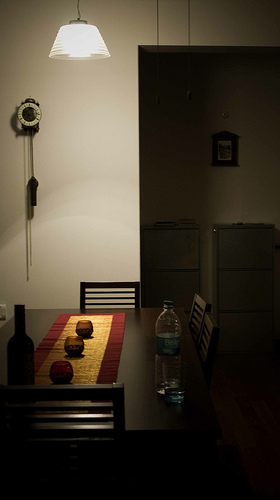
#> input picture 2015_01415.jpg, 280 x 500 px
$ python entropy.py
#> lines starting #> are read from the running program, lines starting #| are printed output that depends on the picture
import cv2
import numpy as np
import glob
# import csv
import os
from image_enhancement import image_enhancement
import skimage.measure


def calcEntropy(img):
    entropy = []

    hist = cv2.calcHist([img], [0], None, [256], [0, 255])
    total_pixel = img.shape[0] * img.shape[1]

    for item in hist:
        probability = item / total_pixel
        if probability == 0:
            en = 0
        else:
            en = -1 * probability * (np.log(probability) / np.log(2))
        entropy.append(en)

    sum_en = np.sum(entropy)
    return sum_en


if __name__ == '__main__':
    path_list = []
    folder = 'D:\Android_Projects\ExDarkImages\Entropy-images'

    names_list = []
    for f in glob.glob(folder + '/*.jpg'):
        names_list.append(os.path.split(f)[-1])
    # print(names_list)

    for f in glob.glob(folder + '/*.jpg'):
        path_list.append(f)

    read_images = []
    for image in path_list:
        read_images.append(cv2.imread(image))

    for image in read_images:
        entropy1 = calcEntropy(image)
        ie = image_enhancement.IE(image, color_space='HSV')
        result = ie.MMBEBHE()
        entropy2 = calcEntropy(result)
        print(entropy1, entropy2)
    image = cv2.imread("2015_01415.jpg", cv2.IMREAD_GRAYSCALE)
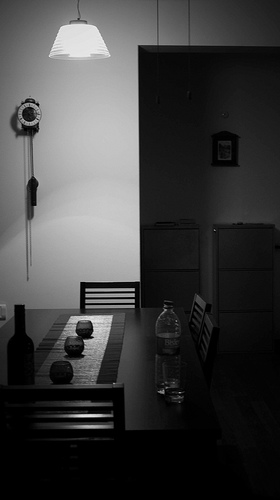
#> image: shape (500, 280); min 0, max 246, mean 62.6
    entropy1 = calcEntropy(image)
#> in calcEntropy, `hist = cv2.calcHist([img], [0], None, [256], [0, 255])`: hist = 256 values, max 19585 at index 0, min 0 at index 241, mean 546.9
#> the loop in calcEntropy, `for item in hist:` made 256 passes
#> (item, probability, en) on passes 1 to 12: ([19585], [0.14], [0.397]), ([2012], [0.0144], [0.088]), ([1730], [0.0124], [0.0783]), ([1348], [0.00963], [0.0645]), ([2808], [0.0201], [0.113]), ([2148], [0.0153], [0.0925]), ([1927], [0.0138], [0.0851]), ([1117], [0.00798], [0.0556]), ([1669], [0.0119], [0.0762]), ([2127], [0.0152], [0.0918]), ([1977], [0.0141], [0.0868]), ([1941], [0.0139], [0.0856])
#> en on passes 61 to 66: [0.0165], [0.0137], [0.0161], [0.0185], [0.0183], [0.0167]
#> after the loop in calcEntropy, `for item in hist:`: entropy = 256 items, first 6: [0.397], [0.088], [0.0783], [0.0645], [0.113], [0.0925]
#> (the run stopped early here; a loop or call above may not have finished)

$ run again, with Bottle.jpg copied over 2015_01415.jpg
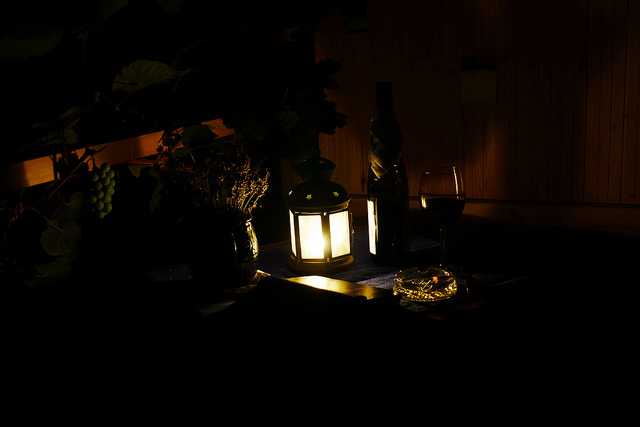
#> input picture Bottle.jpg, 640 x 427 px
#> `image = cv2.imread("2015_01415.jpg", cv2.IMREAD_GRAYSCALE)`:
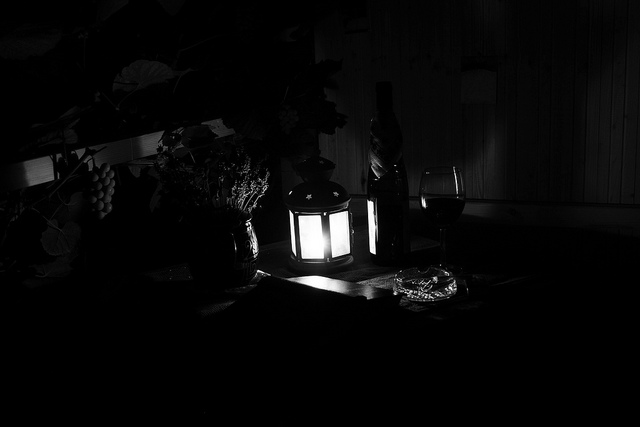
#> image: shape (427, 640); min 0, max 255, mean 7.8
#> hist = 256 values, max 140595 at index 0, min 0 at index 255, mean 1066.4
#> the loop in calcEntropy, `for item in hist:` made 256 passes
#> (item, probability, en) on passes 1 to 8: ([140595], [0.514], [0.493]), ([19695], [0.0721], [0.273]), ([8019], [0.0293], [0.149]), ([8618], [0.0315], [0.157]), ([11280], [0.0413], [0.19]), ([8832], [0.0323], [0.16]), ([8198], [0.03], [0.152]), ([11349], [0.0415], [0.191])
#> after the loop in calcEntropy, `for item in hist:`: entropy = 256 items, first 6: [0.493], [0.273], [0.149], [0.157], [0.19], [0.16]

$ run again, with boat.jpg copied over 2015_01415.jpg
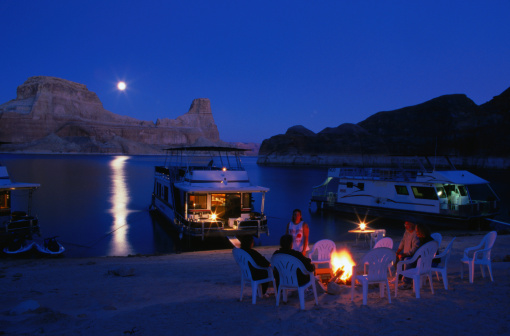
#> input picture boat.jpg, 510 x 336 px
#> `image = cv2.imread("2015_01415.jpg", cv2.IMREAD_GRAYSCALE)`:
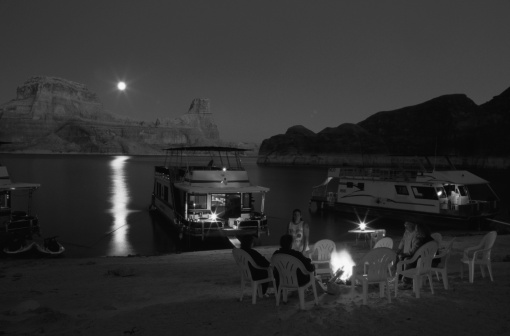
#> image: shape (336, 510); min 3, max 250, mean 46.6
#> hist = 256 values, max 7346 at index 61, min 0 at index 0, mean 669.4
#> the loop in calcEntropy, `for item in hist:` made 256 passes
#> (item, probability, en) on passes 1 to 8: ([0], [0], 0), ([0], [0], 0), ([0], [0], 0), ([1], [5.84e-06], [0.000101]), ([8], [4.67e-05], [0.000672]), ([37], [0.000216], [0.00263]), ([144], [0.00084], [0.00859]), ([720], [0.0042], [0.0332])
#> after the loop in calcEntropy, `for item in hist:`: entropy = 256 items, first 6: 0, 0, 0, [0.000101], [0.000672], [0.00263]

$ run again, with bus.jpg copied over 2015_01415.jpg
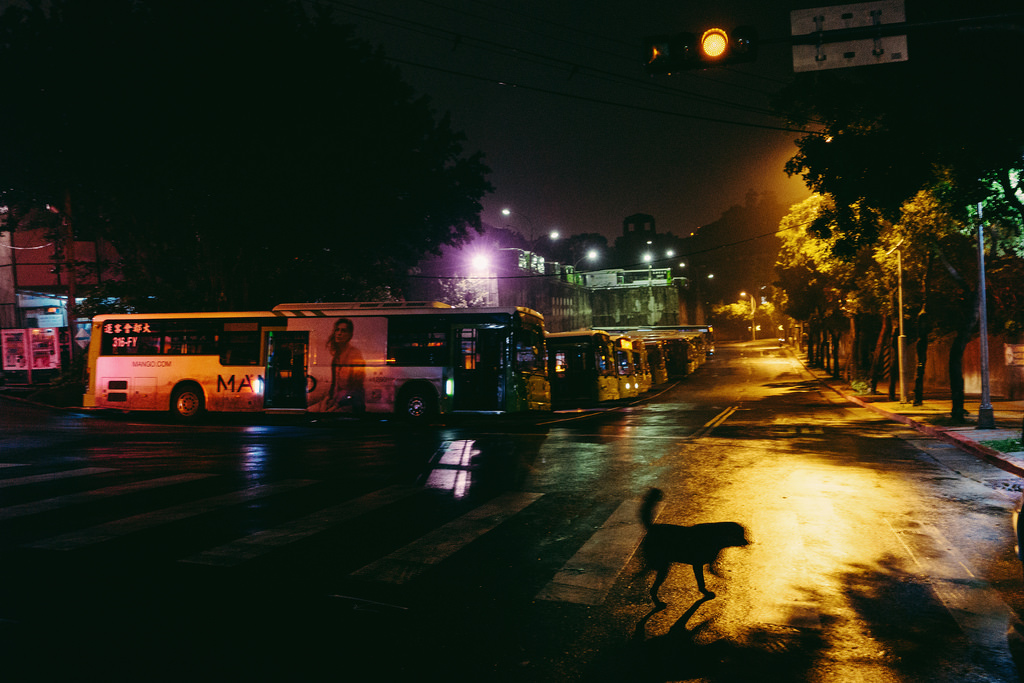
#> input picture bus.jpg, 1024 x 683 px
#> `image = cv2.imread("2015_01415.jpg", cv2.IMREAD_GRAYSCALE)`:
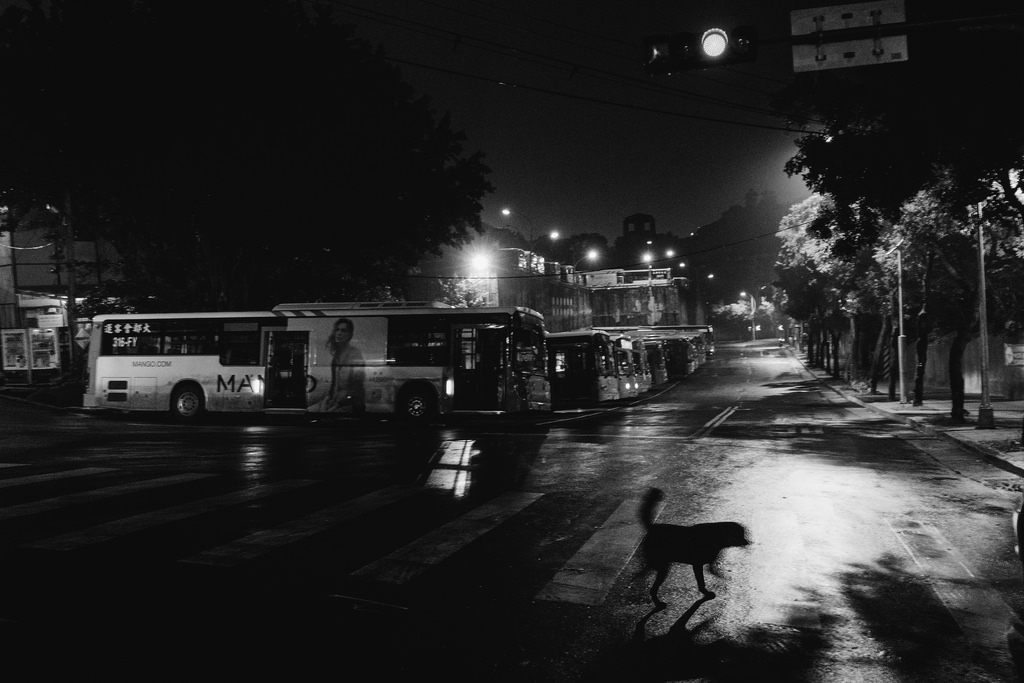
#> image: shape (683, 1024); min 0, max 255, mean 40
#> hist = 256 values, max 161945 at index 12, min 0 at index 255, mean 2731.9
#> the loop in calcEntropy, `for item in hist:` made 256 passes
#> (item, probability, en) on passes 1 to 8: ([18], [2.57e-05], [0.000392]), ([12], [1.72e-05], [0.000272]), ([20], [2.86e-05], [0.000432]), ([28], [4e-05], [0.000585]), ([79], [0.000113], [0.00148]), ([112], [0.00016], [0.00202]), ([164], [0.000234], [0.00283]), ([295], [0.000422], [0.00473])
#> after the loop in calcEntropy, `for item in hist:`: entropy = 256 items, first 6: [0.000392], [0.000272], [0.000432], [0.000585], [0.00148], [0.00202]
